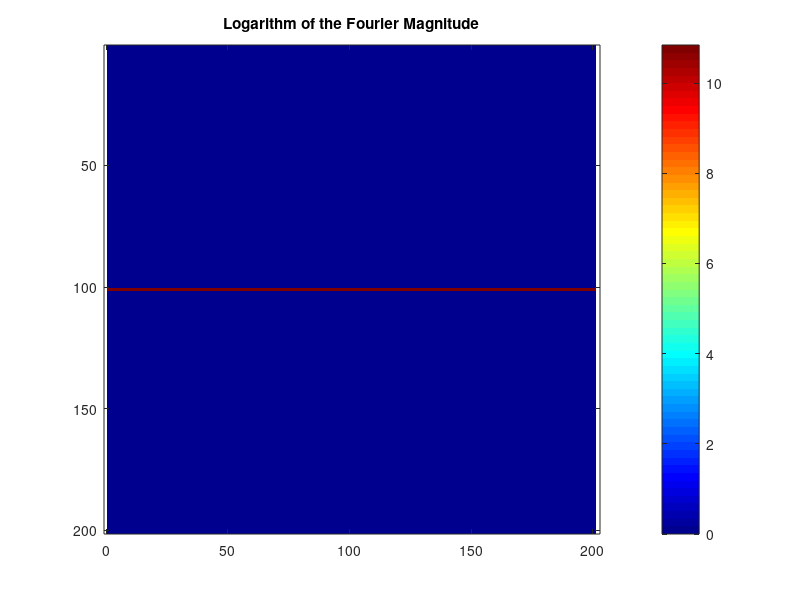
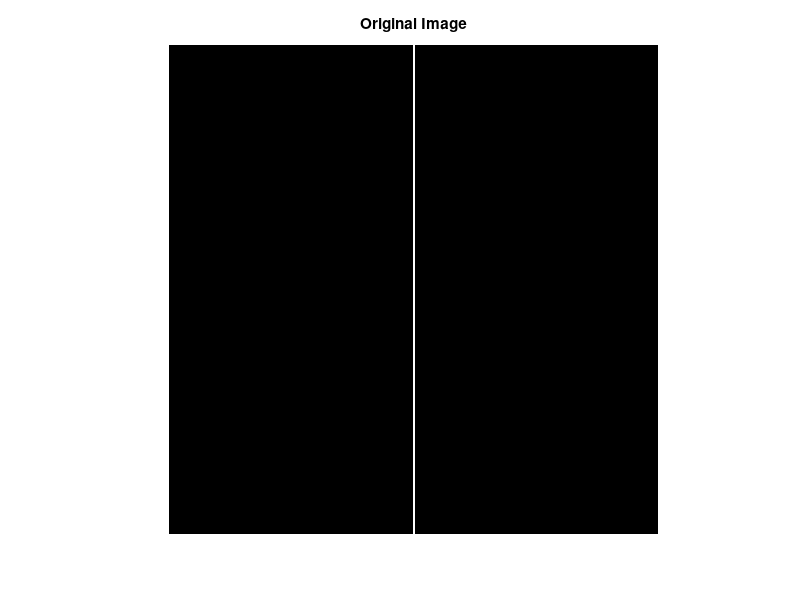

Source code (MATLAB) for these figures, in order:

%%%%%%%%%%%%%%%%%%%% Create an image %%%%%%%%%%%%%%%%%%%%%%

N = 201;
image = zeros(N, N);
image(:, ceil(N/2)) = 255;

%%%%%%%%%%%%%%%%%%%% Perform 2D FFT %%%%%%%%%%%%%%%%%%%%%%

% Compute the 2D Fourier Transform
F = fft2(image);

% Shift the zero-frequency component to the center
F_shifted = fftshift(F);

% Compute the magnitude of the Fourier transform
magnitude = abs(F_shifted);

% Take the logarithm of the magnitude for better visualization
log_magnitude = log(1 + magnitude);


%%%%%%%%%%%%%%%%%%%% Apply filters no images %%%%%%%%%%%%%%%%%%%%%%

output_dir = '../images/output_images/';
if ~exist(output_dir, 'dir')
    mkdir(output_dir);
end

%%%%%%%%%%%%%%%%%%%% Save the images %%%%%%%%%%%%%%%%%%%%%%

imwrite(uint8(image), fullfile(output_dir, 'original_image.png'));


%%%%%%%%%%%%%%%%%%%% Display all the images %%%%%%%%%%%%%%%%%%%%%%

% Plot the original image and save it
figure;
imshow(image);
title('Original Image');
axis equal;

% Plot the result and save it
figure;
imagesc(log_magnitude);
colormap(jet); % Use a color map to enhance visualization
colorbar;
title('Logarithm of the Fourier Magnitude');
axis equal;
saveas(gcf, fullfile(output_dir, 'fourier_magnitude_plot.png'));
